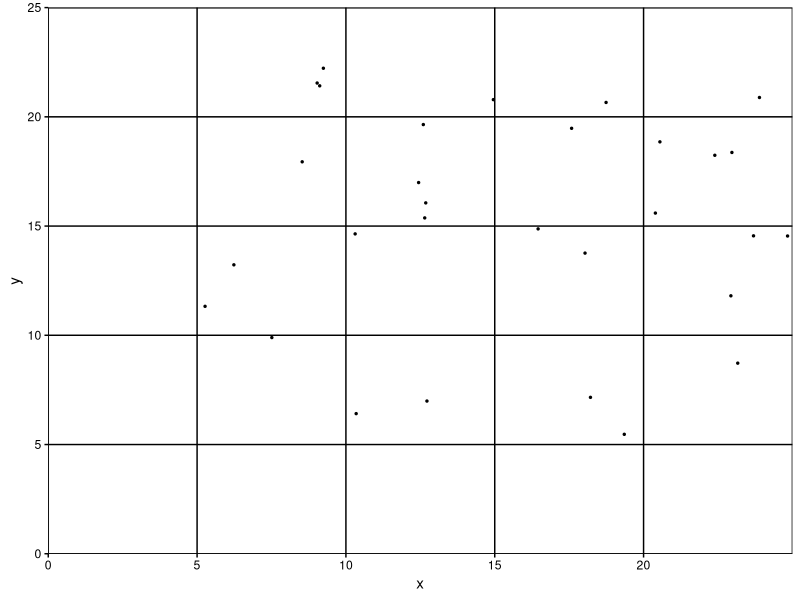
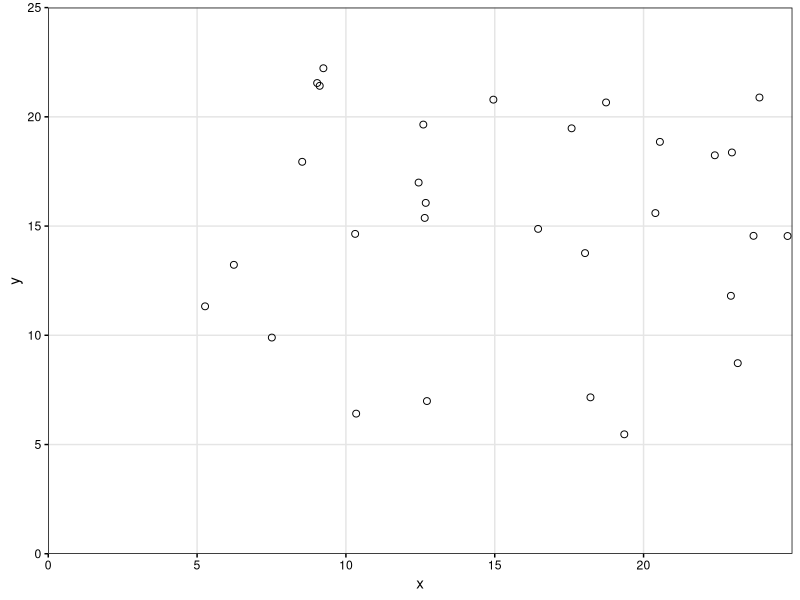

These charts were generated, in order, by the following R code: (Note: this script raises an error after producing the figures.)
library(ggplot2)
library(gridExtra)

this_base <- "fig06-04_data-that-are-difficult-to-see"

set.seed(0)

my_data <- data.frame(x = runif(30, 5, 25), y = runif(30, 5, 25))

p1 <- ggplot(my_data, aes(x = x, y = y)) + 
  geom_point(size = 0.5) + 
  scale_x_continuous(breaks = seq(0, 20, 5), limits = c(0, 25), 
                     expand = c(0, 0)) +
  scale_y_continuous(breaks = seq(0, 25, 5), limits = c(0, 25),
                     expand = c(0, 0)) +
  theme(panel.border = element_rect(colour = "black", fill = NA),
        panel.background = element_blank(),
        panel.grid.major = element_line(colour = "black"),
        panel.grid.minor = element_blank(),
        axis.text = element_text(colour = "black"),
        axis.ticks = element_line(colour = "black"))

p2 <- ggplot(my_data, aes(x = x, y = y)) + 
  geom_point(shape = 1, size = 2) + 
  scale_x_continuous(breaks = seq(0, 20, 5), limits = c(0, 25), 
                     expand = c(0, 0)) +
  scale_y_continuous(breaks = seq(0, 25, 5), limits = c(0, 25),
                     expand = c(0, 0)) +
  theme(panel.border = element_rect(colour = "black", fill = NA),
        panel.background = element_blank(),
        panel.grid.major = element_line(colour = "grey90"),
        panel.grid.minor = element_blank(),
        axis.text = element_text(colour = "black"),
        axis.ticks = element_line(colour = "black"))


p3 <- arrangeGrob(p1, p2, nrow = 2, 
                  main = textGrob(
                    "Fig 6.4 Data That Are Difficult to See",
                    just = "top", vjust = 0.75, gp = gpar(fontface = "bold")))

p3


ggsave(paste0(this_base, ".png"), 
       p3, width = 5, height = 6)

## note: my_data is estimated
